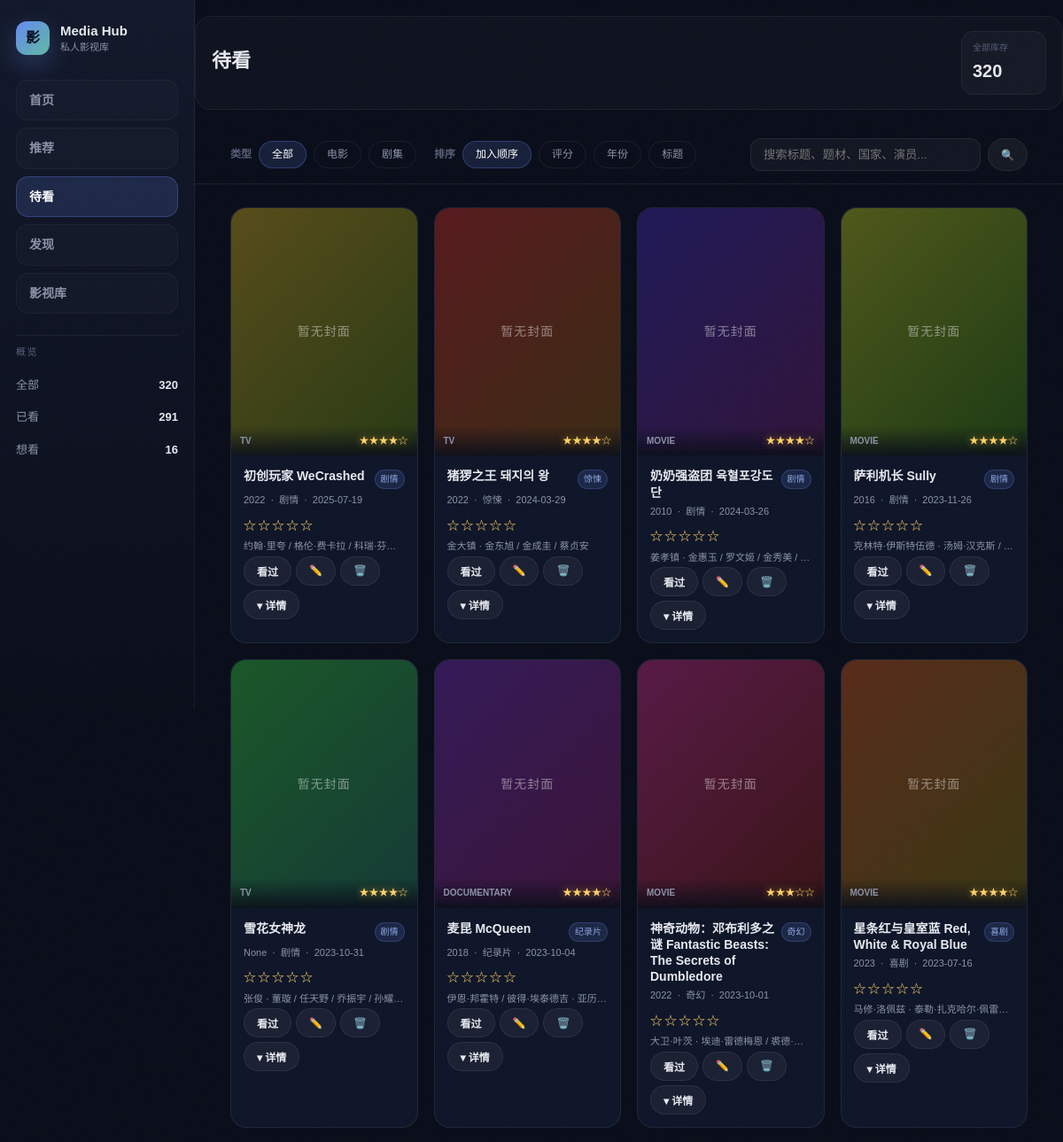
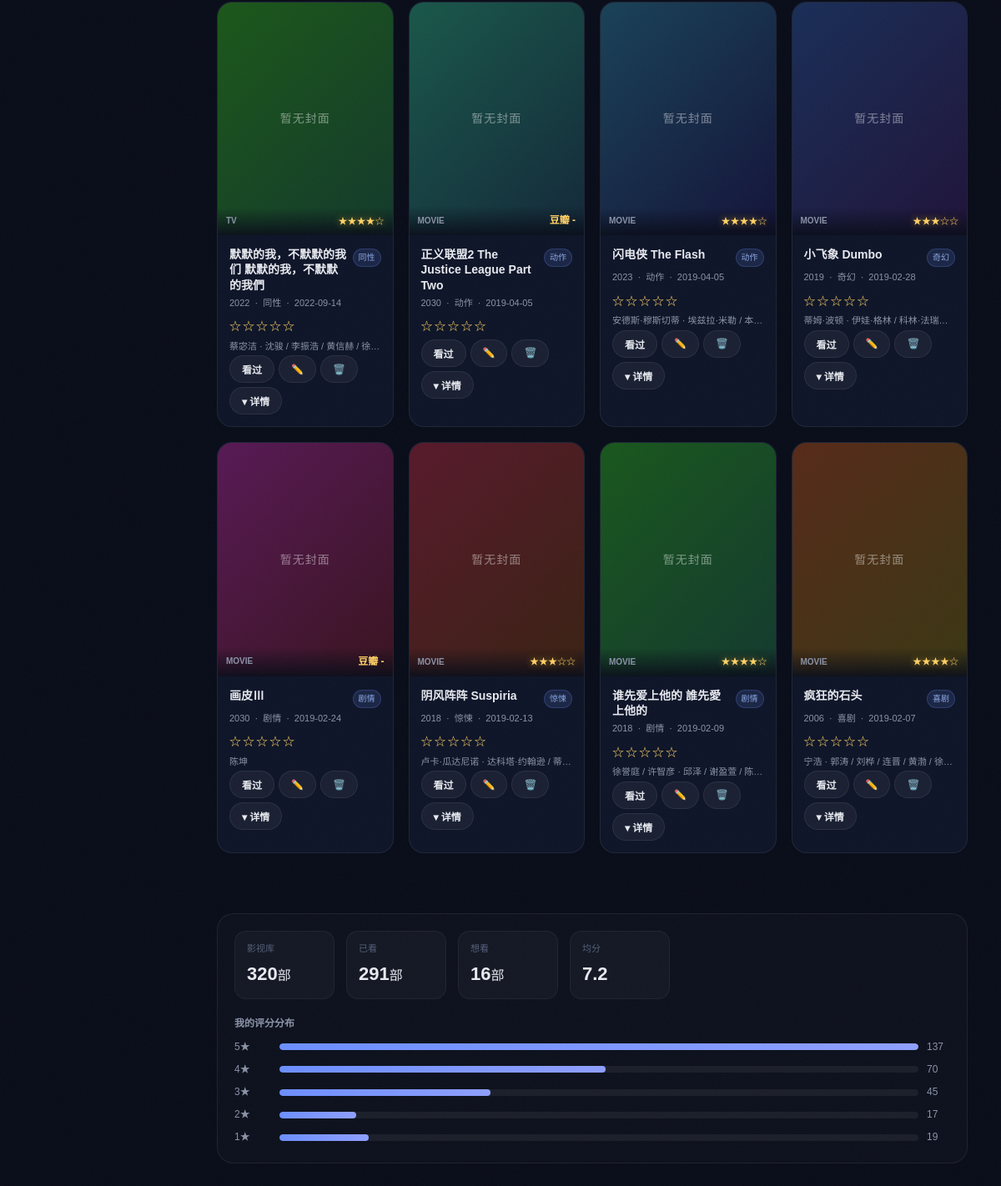
Screenshot of /watchlist with the database file from the repository (2 pictures, top to bottom).
### tables this page shows
CREATE TABLE douban_watch_history (
    subject_id TEXT PRIMARY KEY,
    title TEXT NOT NULL,
    kind TEXT,
    year INTEGER,
    url TEXT,
    intro TEXT,
    watched_date TEXT,
    my_rating INTEGER,
    comment TEXT,
    tags TEXT,
    scraped_at TEXT DEFAULT CURRENT_TIMESTAMP
, douban_rating REAL, douban_rating_count INTEGER, subtype TEXT, directors TEXT, actors TEXT, countries TEXT, genres TEXT, languages TEXT, release_dates TEXT, durations TEXT, episodes TEXT, aka TEXT, summary TEXT, meta_scraped_at TEXT, status TEXT, cover_url TEXT, watch_count INTEGER DEFAULT 1, rating_source TEXT DEFAULT "douban", comment_source TEXT DEFAULT "douban", recommend_feedback TEXT, feedback_updated_at TEXT, added_at TEXT, tmdb_id TEXT, recommendation_note TEXT, recommended_at TEXT, recommend_rank INTEGER, recommend_source TEXT);

### app.py (the view)
@app.get('/watchlist', response_class=HTMLResponse)
def watchlist(request: Request, kind: str = Query('all'), q: str = Query(''), sort: str = Query('date'), added_order: str = Query('desc'), page: int = Query(1)):
    PAGE_SIZE = 20
    conn = get_conn()
    items, total = build_wish_items_paged(conn, kind=kind, q=q, sort=sort, added_order=added_order, page=page, page_size=PAGE_SIZE)
    return templates.TemplateResponse('library.html', {
        'request': request,
        'items': items,
        'status': 'wish',
        'kind': kind,
        'q': q,
        'sort': sort,
        'added_order': added_order,
        'page': page,
        'total': total,
        'page_size': PAGE_SIZE,
        'page_mode': 'watchlist',
        'site_stats': get_site_stats(),
    })

### templates/library.html (shortened to what this page needs)
{% extends 'base.html' %}
{% block content %}
<section class="page-intro compact muted">
  <div>
    <h1>{% if page_mode == 'watchlist' %}待看{% elif status == 'dislike' %}不喜欢{% else %}影视库{% endif %}</h1>
  </div>
  <div class="page-intro-stats">
    <div class="intro-stat"><span>全部库存</span><strong>{{ site_stats.total if site_stats else items|length }}</strong></div>
  </div>
</section>
<section class="filter-bar">
  <div class="filter-group">
    <span class="filter-label">类型</span>
    <a class="filter-chip {% if kind=='all' %}active{% endif %}" href="?status={{ status }}&kind=all&q={{ q }}&sort={{ sort }}{% if page_mode == 'watchlist' %}&added_order={{ added_order }}{% endif %}&page=1">全部</a>
    <a class="filter-chip {% if kind=='movie' %}active{% endif %}" href="?status={{ status }}&kind=movie&q={{ q }}&sort={{ sort }}{% if page_mode == 'watchlist' %}&added_order={{ added_order }}{% endif %}&page=1">电影</a>
    <a class="filter-chip {% if kind=='tv' %}active{% endif %}" href="?status={{ status }}&kind=tv&q={{ q }}&sort={{ sort }}{% if page_mode == 'watchlist' %}&added_order={{ added_order }}{% endif %}&page=1">剧集</a>
  </div>
  <div class="filter-group">
    <span class="filter-label">排序</span>
    <a class="filter-chip {% if sort=='date' %}active{% endif %}" href="?status={{ status }}&kind={{ kind }}&q={{ q }}&sort=date{% if page_mode == 'watchlist' %}&added_order={% if added_order=='desc' %}asc{% else %}desc{% endif %}{% endif %}&page=1">{% if page_mode == 'watchlist' %}加入顺序{% else %}最近看过{% endif %}</a>
    <a class="filter-chip {% if sort=='rating' %}active{% endif %}" href="?status={{ status }}&kind={{ kind }}&q={{ q }}&sort=rating{% if page_mode == 'watchlist' %}&added_order={{ added_order }}{% endif %}&page=1">评分</a>
    <a class="filter-chip {% if sort=='year' %}active{% endif %}" href="?status={{ status }}&kind={{ kind }}&q={{ q }}&sort=year{% if page_mode == 'watchlist' %}&added_order={{ added_order }}{% endif %}&page=1">年份</a>
    <a class="filter-chip {% if sort=='title' %}active{% endif %}" href="?status={{ status }}&kind={{ kind }}&q={{ q }}&sort=title{% if page_mode == 'watchlist' %}&added_order={{ added_order }}{% endif %}&page=1">标题</a>
  </div>
  <form class="search-form" method="get">
    <input type="text" name="q" value="{{ q }}" placeholder="搜索标题、题材、国家、演员...">
    <button type="submit" class="btn small">🔍</button>
  </form>
</section>
<div class="media-grid" id="library-grid">
  {% if not items %}
  <div class="empty-state">
    <div class="empty-icon">🎬</div>
    <p>没有找到符合条件的条目</p>
    <a class="btn primary" href="{% if page_mode == 'watchlist' %}/watchlist{% else %}/library{% endif %}">重置筛选</a>
  </div>
  {% else %}
  {% for item in items %}
  <article class="media-card" data-subject="{{ item.subject_id }}">
    <div class="media-cover" style="{{ item._cover_style if item._cover_style else 'background:linear-gradient(135deg,#1e2d55,#0c1225)' }}">
      <div class="media-cover-info">
        <span class="media-badge">{{ item.kind or '?' }}</span>
        {% if item._stars %}
        <span class="media-douban-stars">{{ item._stars }}</span>
        {% elif item.my_rating %}
        <span class="media-my-rating">{{ item.my_rating }}★</span>
        {% else %}
        <span class="media-douban-rating">豆瓣 {{ item._display_rating or '-' }}</span>
        {% endif %}
      </div>
    </div>
    <div class="media-info">
      <div class="media-title-row">
        <h3 class="media-title">{{ item.title }}</h3>
        {% if item._first_genre %}
        <span class="rec-genre-chip">{{ item._first_genre }}</span>
        {% endif %}
      </div>
      <div class="media-meta">
        <span>{{ item.year }}</span>
        <span>·</span>
        <span>{{ (item.genres or '').split('/')[0] }}</span>
        {% if item.watched_date %}
        <span>·</span>
        <span>{{ item.watched_date }}</span>
        {% endif %}
      </div>
      <div class="media-my-stars" data-id="{{ item.subject_id }}" title="点击评分" style="cursor:pointer;color:#ffd166;font-size:14px;letter-spacing:2px;margin-bottom:4px">
        {% if item.my_rating %}{{ '★' * item.my_rating }}{{ '☆' * (5 - item.my_rating) }}{% else %}☆☆☆☆☆{% endif %}
      </div>
      {% if item.directors or item.actors %}
      <p class="rec-credits" style="font-size:11px;margin:4px 0 2px;color:var(--text-secondary);overflow:hidden;text-overflow:ellipsis;white-space:nowrap">{{ item.directors[:30] }}{% if item.directors and item.actors %} · {% endif %}{{ item.actors[:40] }}</p>
      {% endif %}
      <div class="media-actions">
        {% if status == 'dislike' %}
        <button class="btn small restore-wish-btn" data-id="{{ item.subject_id }}">改为待看</button>
        {% else %}
        <button class="btn small watch-btn {% if item.status=='collect' %}primary{% endif %}" data-id="{{ item.subject_id }}" data-action="watch">
          {% if item.status == 'collect' %}已看{% else %}看过{% endif %}
        </button>
        <button class="btn small edit-btn" data-id="{{ item.subject_id }}">✏️</button>
        <button class="btn small delete-btn" data-id="{{ item.subject_id }}" data-title="{{ item.title|e }}">🗑️</button>
        <button class="btn small expand-lib-btn" data-id="{{ item.subject_id }}" title="展开详情">▾ 详情</button>
        {% endif %}
      </div>
    </div>
  </article>
  {% endfor %}
  {% endif %}
</div>
{% set total_pages = ((total + page_size - 1) // page_size) if total and page_size else 1 %}
{% endblock %}

### templates/base.html (style rules this page uses)
html { scroll-behavior: smooth; }

### rows the page displays
douban_watch_history: kind "TV", _stars "★★★★☆", title "初创玩家 WeCrashed", _first_genre "剧情", year "2022", genres "剧情", watched_date "2025-07-19", directors "约翰·里夸 / 格伦·费卡拉 / 科瑞·芬…", status "看过"
douban_watch_history: kind "TV", _stars "★★★★☆", title "猪猡之王 돼지의 왕", _first_genre "惊悚", year "2022", genres "惊悚", watched_date "2024-03-29", directors "金大镇", actors "金东旭 / 金成圭 / 蔡贞安", status "看过"
douban_watch_history: kind "MOVIE", _stars "★★★★☆", title "奶奶强盗团 육혈포강도단", _first_genre "剧情", year "2010", genres "剧情", watched_date "2024-03-26", directors "姜孝镇", actors "金惠玉 / 罗文姬 / 金秀美 /…", status "看过"
douban_watch_history: kind "MOVIE", _stars "★★★★☆", title "萨利机长 Sully", _first_genre "剧情", year "2016", genres "剧情", watched_date "2023-11-26", directors "克林特·伊斯特伍德", actors "汤姆·汉克斯 /…", status "看过"
douban_watch_history: kind "TV", _stars "★★★★☆", title "雪花女神龙", _first_genre "剧情", year "None", genres "剧情", watched_date "2023-10-31", directors "张俊", actors "董璇 / 任天野 / 乔振宇 / 孙耀…", status "看过"
douban_watch_history: kind "DOCUMENTARY", _stars "★★★★☆", title "麦昆 McQueen", _first_genre "纪录片", year "2018", genres "纪录片", watched_date "2023-10-04", directors "伊恩·邦霍特 / 彼得·埃泰德吉", actors "亚历…", status "看过"
douban_watch_history: kind "MOVIE", _stars "★★★☆☆", title "神奇动物：邓布利多之谜 Fantastic Beasts: The Secrets of Dumbledore", _first_genre "奇幻", year "2022", genres "奇幻", watched_date "2023-10-01", directors "大卫·叶茨", actors "埃迪·雷德梅恩 / 裘德·…", status "看过"
douban_watch_history: kind "MOVIE", _stars "★★★★☆", title "星条红与皇室蓝 Red, White & Royal Blue", _first_genre "喜剧", year "2023", genres "喜剧", watched_date "2023-07-16", directors "马修·洛佩兹", actors "泰勒·扎克哈尔·佩雷…", status "看过"
douban_watch_history: kind "TV", _stars "★★★★☆", title "默默的我，不默默的我们 默默的我，不默默的我們", _first_genre "同性", year "2022", genres "同性", watched_date "2022-09-14", directors "蔡宓洁", actors "沈骏 / 李振浩 / 黄信赫 / 徐…", status "看过"
douban_watch_history: kind "MOVIE", _display_rating "-", title "正义联盟2 The Justice League Part Two", _first_genre "动作", year "2030", genres "动作", watched_date "2019-04-05", status "看过"
douban_watch_history: kind "MOVIE", _stars "★★★★☆", title "闪电侠 The Flash", _first_genre "动作", year "2023", genres "动作", watched_date "2019-04-05", directors "安德斯·穆斯切蒂", actors "埃兹拉·米勒 / 本…", status "看过"
douban_watch_history: kind "MOVIE", _stars "★★★☆☆", title "小飞象 Dumbo", _first_genre "奇幻", year "2019", genres "奇幻", watched_date "2019-02-28", directors "蒂姆·波顿", actors "伊娃·格林 / 科林·法瑞…", status "看过"
douban_watch_history: kind "MOVIE", _display_rating "-", title "画皮Ⅲ", _first_genre "剧情", year "2030", genres "剧情", watched_date "2019-02-24", actors "陈坤", status "看过"
douban_watch_history: kind "MOVIE", _stars "★★★☆☆", title "阴风阵阵 Suspiria", _first_genre "惊悚", year "2018", genres "惊悚", watched_date "2019-02-13", directors "卢卡·瓜达尼诺", actors "达科塔·约翰逊 / 蒂…", status "看过"
douban_watch_history: kind "MOVIE", _stars "★★★★☆", title "谁先爱上他的 誰先愛上他的", _first_genre "剧情", year "2018", genres "剧情", watched_date "2019-02-09", directors "徐誉庭 / 许智彦", actors "邱泽 / 谢盈萱 / 陈…", status "看过"
douban_watch_history: kind "MOVIE", _stars "★★★★☆", title "疯狂的石头", _first_genre "喜剧", year "2006", genres "喜剧", watched_date "2019-02-07", directors "宁浩", actors "郭涛 / 刘桦 / 连晋 / 黄渤 / 徐…", status "看过"

### other values shown
{{ site_stats.total }} "320"
{{ site_stats.watched }} "291"
{{ site_stats.wish }} "16"
{{ site_stats.total if site_stats else items|length }} "320"
{{ site_stats.avg_rating }} "7.2"
{{ row.label }} "5★" "4★" "3★" "2★" "1★"
{{ row.count }} "137" "70" "45" "17" "19"
